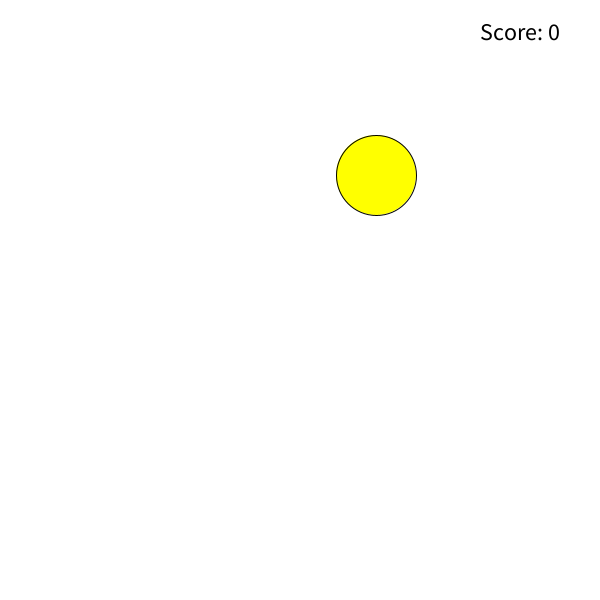
Frame 1 (no input)
Frame 60 (the mouse pressed at the canvas centre just before this capture): identical to frame 1, image omitted
Frame 120 (the mouse held since frame 60 and released just before this capture): identical to frame 1, image omitted

The Processing sketch that drew this single still picture (run headless with seeded random() and noise(); from frame 60 on, the mouse is pressed at the canvas centre):

// Processing sketch: week13_2
// ── week13_2.pde
void setup(){
  size(600, 600);
  spawnMouse();
}
int x, y;
int score = 0;
void draw(){
  background(255);
  
  fill(255, 255, 0);
  ellipse(x, y, 80, 80);
    
  fill(0);
  textSize(24);
  text("Score: " + score, 480, 40);
}
void mousePressed(){
  if(dist(mouseX, mouseY, x, y) < 40){
    spawnMouse();
    score++;
  }
}
void spawnMouse(){
  x = int(random(40, width - 40));
  y = int(random(40, height - 40));
}
